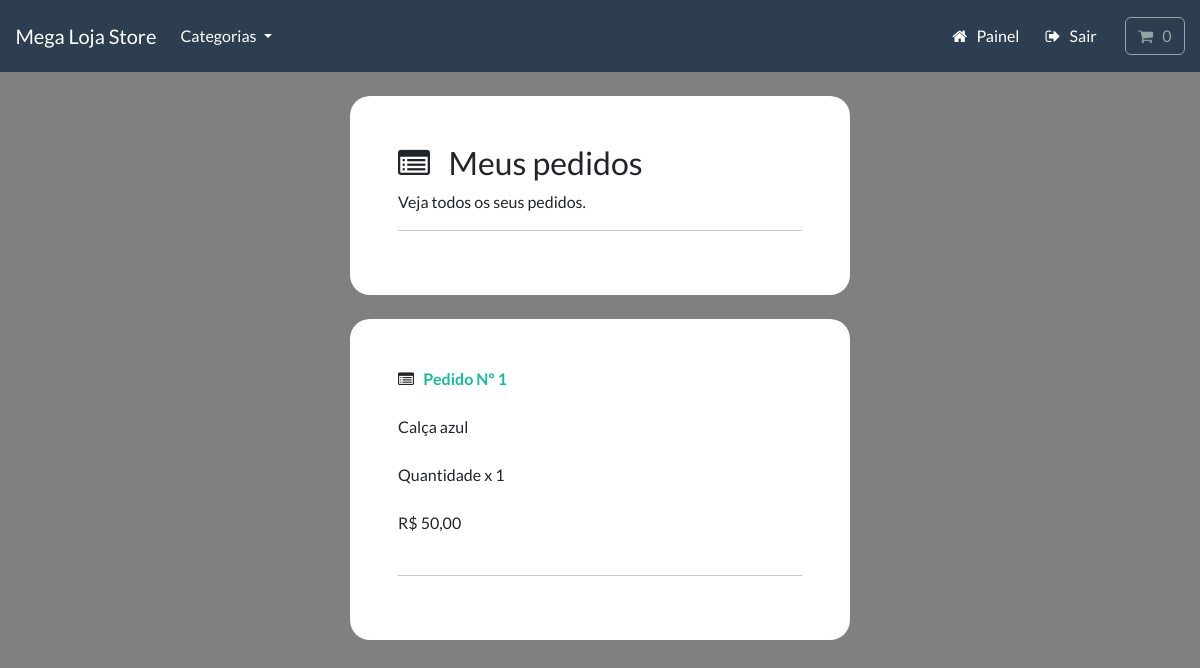
Before: /account/track-orders (signed in) with the older database file.
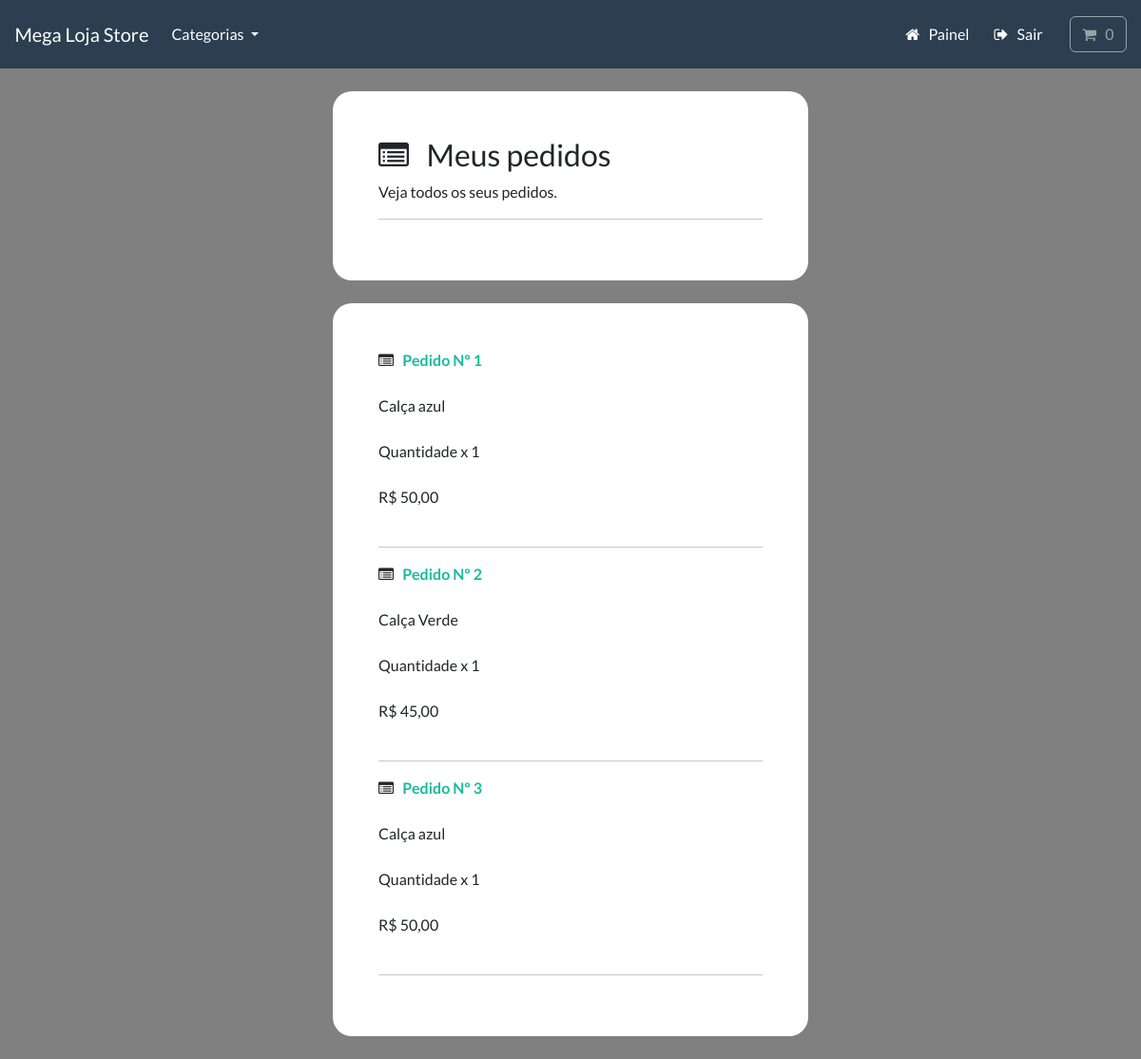
After: the same page with the newer database file.
### payment/models.py (models this page shows, shortened)
class OrderItem(models.Model):
    order = models.ForeignKey(Order, on_delete=models.CASCADE, null=True)
    product = models.ForeignKey(Product, on_delete=models.CASCADE, null=True)
    quantity = models.PositiveBigIntegerField(default=1)
    price = models.DecimalField(max_digits=8, decimal_places=2)
    user = models.ForeignKey(
        User, on_delete=models.CASCADE, null=True, blank=True)

### store/models.py (models this page shows, shortened)
class Product(models.Model):
    category = models.ForeignKey(
        Category, related_name='product', on_delete=models.CASCADE, null=True)
    title = models.CharField(max_length=250)
    brand = models.CharField(max_length=250, default='un_branded')
    description = models.TextField(blank=True)
    slug = models.SlugField(max_length=255)
    price = models.DecimalField(max_digits=6, decimal_places=2)
    image = models.ImageField(upload_to='images/')
    class Meta:
        verbose_name_plural = 'products'
    def __str__(self):
        return self.title

### account/views.py (the view)
# urls.py: path('track-orders', views.track_orders, name='track-orders'),
@login_required(login_url='my-login')
def track_orders(request):
    try:
        orders = OrderItem.objects.filter(user=request.user)
        context = {'orders': orders}
        return render(request, 'account/track-orders.html', context=context)
    except:
        return render(request, 'account/track-orders.html')

### cart/cart.py (called while the page is built)
    def __len__(self):
        return sum(item['qty'] for item in self.cart.values())

### cart/context_processors.py (called while the page is built)
def cart(request):
    return {'cart': Cart(request)}

### store/models.py (called while the page is built)
    def get_absolute_url(self):
        return reverse('list-category', args=[self.slug])

### store/views.py (called while the page is built)
def categories(request):
    all_categories = Category.objects.all()
    return {'all_categories': all_categories}

### account/templates/account/track-orders.html (shortened to what this page needs)
{% include "store/base.html" %}
{% load static %}
{% load crispy_forms_tags %}
{% block content %}
    <div class="container bg-white shadow-md p-5 form-layout ">
        <h3> <i class="fa fa-list-alt" aria-hidden="true"></i> &nbsp; Meus pedidos </h3>
        <p> Veja todos os seus pedidos. </p>
        <hr>
    </div>
    <div class="container bg-white shadow-md p-5 form-layout ">
        {% for order in orders %}
            <strong> <i class="fa fa-list-alt" aria-hidden="true"></i> &nbsp; <a class="text-decoration-none" href="{% url 'order-all' order.id %}">Pedido Nº {{order.id}} </a></strong>
            <br> <br>
            {{order.product}}
            <br> <br>
            Quantidade x {{order.quantity}}
            <br> <br>
            R$ {{order.price|cut:".00"|add:",00"}}
            <br> <br>
            <hr>
        {% endfor %}
    </div>
{% endblock %}

Changed rows visible on the page:
added OrderItem: id "2", product "Calça Verde", quantity "1", price|add "45,00"
added OrderItem: id "3", product "Calça azul", quantity "1", price|add "50,00"
